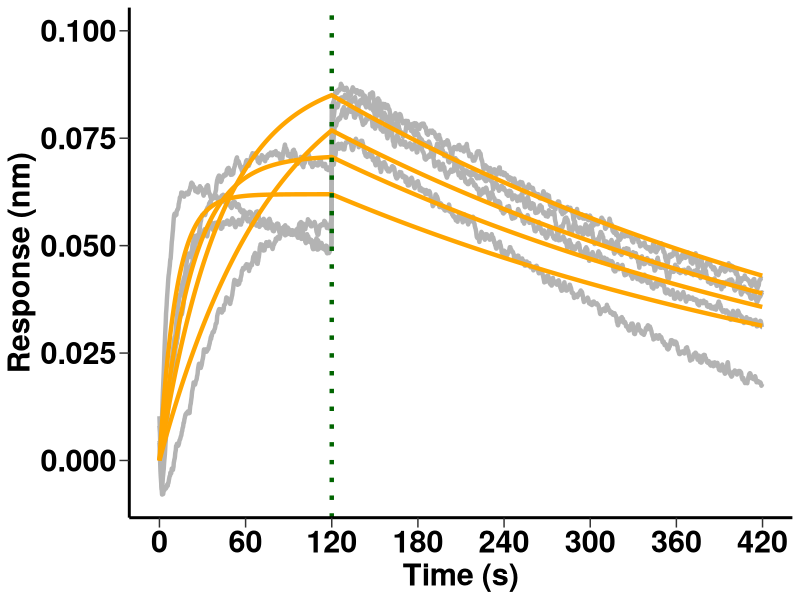
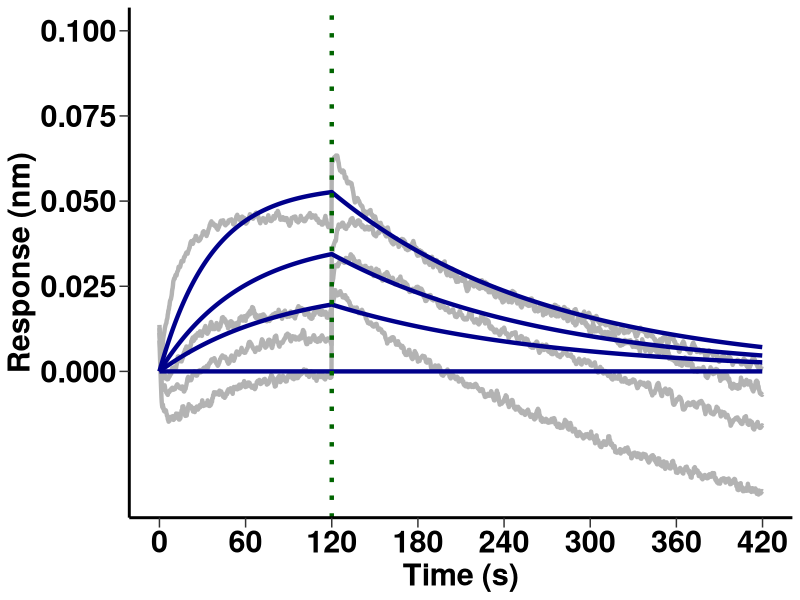

Write R code to recreate these figures, in order.
library(ggplot2)

WT_100nM <- as.data.frame(read.delim("D1Results.txt", sep="\t"))
WT_50nM <- as.data.frame(read.delim("C1Results.txt", sep="\t"))
WT_25nM <- as.data.frame(read.delim("B1Results.txt", sep="\t"))
WT_13nM <- as.data.frame(read.delim("A1Results.txt", sep="\t"))

mut_100nM <- as.data.frame(read.delim("H1Results.txt", sep="\t"))
mut_50nM <- as.data.frame(read.delim("G1Results.txt", sep="\t"))
mut_25nM <- as.data.frame(read.delim("F1Results.txt", sep="\t"))
mut_13nM <- as.data.frame(read.delim("E1Results.txt", sep="\t"))

WT_100nM <- WT_100nM[-1:-7,]
WT_100nM[] <- lapply(WT_100nM, function(x) as.numeric(as.character(x)))
WT_100nM[,1] <- WT_100nM[,1] - WT_100nM[1,1]
rownames(WT_100nM) <- 1:nrow(WT_100nM)
colnames(WT_100nM) <- c("time", "raw_WT_100", "fit_WT_100")
WT_50nM <- WT_50nM[-1:-7,-1]
WT_50nM[] <- lapply(WT_50nM, function(x) as.numeric(as.character(x)))
rownames(WT_50nM) <- 1:nrow(WT_50nM)
colnames(WT_50nM) <- c("raw_WT_50", "fit_WT_50")
WT_25nM <- WT_25nM[-1:-7,-1]
WT_25nM[] <- lapply(WT_25nM, function(x) as.numeric(as.character(x)))
rownames(WT_25nM) <- 1:nrow(WT_25nM)
colnames(WT_25nM) <- c("raw_WT_25", "fit_WT_25")
WT_13nM <- WT_13nM[-1:-7,-1]
WT_13nM[] <- lapply(WT_13nM, function(x) as.numeric(as.character(x)))
rownames(WT_13nM) <- 1:nrow(WT_13nM)
colnames(WT_13nM) <- c("raw_WT_13", "fit_WT_13")

mut_100nM <- mut_100nM[-1:-7,-1]
mut_100nM[] <- lapply(mut_100nM, function(x) as.numeric(as.character(x)))
rownames(mut_100nM) <- 1:nrow(mut_100nM)
colnames(mut_100nM) <- c("raw_mut_100", "fit_mut_100")
mut_50nM <- mut_50nM[-1:-7,-1]
mut_50nM[] <- lapply(mut_50nM, function(x) as.numeric(as.character(x)))
rownames(mut_50nM) <- 1:nrow(mut_50nM)
colnames(mut_50nM) <- c("raw_mut_50", "fit_mut_50")
mut_25nM <- mut_25nM[-1:-7,-1]
mut_25nM[] <- lapply(mut_25nM, function(x) as.numeric(as.character(x)))
rownames(mut_25nM) <- 1:nrow(mut_25nM)
colnames(mut_25nM) <- c("raw_mut_25", "fit_mut_25")
mut_13nM <- mut_13nM[-1:-7,-1]
mut_13nM[] <- lapply(mut_13nM, function(x) as.numeric(as.character(x)))
rownames(mut_13nM) <- 1:nrow(mut_13nM)
colnames(mut_13nM) <- c("raw_mut_13", "fit_mut_13")

df <- cbind(WT_100nM, WT_50nM, WT_25nM, WT_13nM, mut_100nM, mut_50nM, mut_25nM, mut_13nM)

write.table(df, file = "WT_mut_BLI.txt", sep = "\t", row.names = TRUE, col.names = NA)

WT_BLI <- ggplot(df, aes(time)) +                    
  geom_line(aes(y=raw_WT_100), colour="grey70", size = 1.5) +
  geom_line(aes(y=raw_WT_50), colour="grey70", size = 1.5) +
  geom_line(aes(y=raw_WT_25), colour="grey70", size = 1.5) +
  geom_line(aes(y=raw_WT_13), colour="grey70", size = 1.5) +
  geom_line(aes(y=fit_WT_100), colour="orange", size = 1.5) +
  geom_line(aes(y=fit_WT_50), colour="orange", size = 1.5) +
  geom_line(aes(y=fit_WT_25), colour="orange", size = 1.5) +
  geom_line(aes(y=fit_WT_13), colour="orange", size = 1.5) +
  geom_vline(xintercept = 120, linetype="dotted", color = "darkgreen", size=1.5) +
  scale_x_continuous(breaks = seq(0, 420, by = 60)) +
  scale_y_continuous(breaks = seq(0, 0.1, by = 0.025)) +
  expand_limits(y = c(0, 0.1)) + 
  xlab("Time (s)") +
  ylab("Response (nm)") +
  theme(panel.grid.major = element_blank(), 
        panel.grid.minor = element_blank(),
        panel.background = element_blank(), 
        axis.line = element_line(colour = "black", size = 1),
        axis.title.x = element_text(size=22, face="bold", colour = "black"),    
        axis.title.y = element_text(size=22, face="bold", colour = "black"),
        strip.text.x = element_text(size = 10, face="bold", colour = "black"),
        strip.text.y = element_text(size = 10, face="bold", colour = "black"),
        axis.text.x = element_text(size=22, face="bold", colour = "black"),
        axis.text.y = element_text(size=22, face="bold", colour = "black"),
        axis.ticks.length = unit(0.25, "cm"))

ggsave("WT_BLI.pdf", plot = WT_BLI, width = 8, height = 6)

mut_BLI <- ggplot(df, aes(time)) +                    
  geom_line(aes(y=raw_mut_100), colour="grey70", size = 1.5) +
  geom_line(aes(y=raw_mut_50), colour="grey70", size = 1.5) +
  geom_line(aes(y=raw_mut_25), colour="grey70", size = 1.5) +
  geom_line(aes(y=raw_mut_13), colour="grey70", size = 1.5) +
  geom_line(aes(y=fit_mut_100), colour="darkblue", size = 1.5) +
  geom_line(aes(y=fit_mut_50), colour="darkblue", size = 1.5) +
  geom_line(aes(y=fit_mut_25), colour="darkblue", size = 1.5) +
  geom_line(aes(y=fit_mut_13), colour="darkblue", size = 1.5) +
  geom_vline(xintercept = 120, linetype="dotted", color = "darkgreen", size=1.5) +
  scale_x_continuous(breaks = seq(0, 420, by = 60)) +
  scale_y_continuous(breaks = seq(0, 0.1, by = 0.025)) +
  expand_limits(y = c(0, 0.1)) + 
  xlab("Time (s)") +
  ylab("Response (nm)") +
  theme(panel.grid.major = element_blank(), 
        panel.grid.minor = element_blank(),
        panel.background = element_blank(), 
        axis.line = element_line(colour = "black", size = 1),
        axis.title.x = element_text(size=22, face="bold", colour = "black"),    
        axis.title.y = element_text(size=22, face="bold", colour = "black"),
        strip.text.x = element_text(size = 10, face="bold", colour = "black"),
        strip.text.y = element_text(size = 10, face="bold", colour = "black"),
        axis.text.x = element_text(size=22, face="bold", colour = "black"),
        axis.text.y = element_text(size=22, face="bold", colour = "black"),
        axis.ticks.length = unit(0.25, "cm"))

ggsave("mut_BLI.pdf", plot = mut_BLI, width = 8, height = 6)
